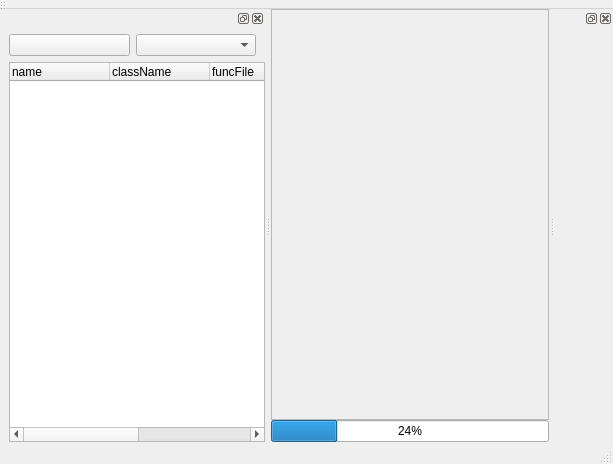
<?xml version="1.0" encoding="UTF-8"?>
<ui version="4.0">
 <class>MainWindow</class>
 <widget class="QMainWindow" name="MainWindow">
  <property name="geometry">
   <rect>
    <x>0</x>
    <y>0</y>
    <width>613</width>
    <height>464</height>
   </rect>
  </property>
  <property name="windowTitle">
   <string>MainWindow</string>
  </property>
  <property name="styleSheet">
   <string notr="true">QMenuBar {
	spacing: 2px; /* spacing between menu bar items */
    background-color: #F0F0F0;
}

QMenuBar::item {
    padding: 6px 10px 6px 10px;
    background: transparent;
	color:black;
}

QMenuBar::item:selected { /* when selected using mouse or keyboard */
    background: #E0DDDD;
	color:black;
	border-left:1px solid #BBB9B9;
	border-top:1px solid #BBB9B9;
	border-right:1px solid #BBB9B9;
}

QMenuBar::item:pressed {
    background: #E0DDDD;
	color:black;
}

QMenu {
    background-color: #E0DDDD; /* sets background of the menu */
    border-left:1px solid #BBB9B9;
	border-bottom:1px solid #BBB9B9;
	border-right:1px solid #BBB9B9;
}

QMenu::item {
    /* sets background of menu item. set this to something non-transparent
        if you want menu color and menu item color to be different */
    background-color: transparent;
}

QMenu::item:selected { /* when user selects item using mouse or keyboard */
    background-color: #567DBC;
}
QToolBar {
	background: #F0F0F0;
	spacing: 3px; 
	border-bottom:1 solid lightgray;
}</string>
  </property>
  <widget class="QWidget" name="centralWidget">
   <layout class="QGridLayout" name="gridLayout">
    <property name="leftMargin">
     <number>0</number>
    </property>
    <property name="topMargin">
     <number>0</number>
    </property>
    <property name="rightMargin">
     <number>0</number>
    </property>
    <property name="bottomMargin">
     <number>0</number>
    </property>
    <property name="spacing">
     <number>0</number>
    </property>
    <item row="1" column="0">
     <widget class="QProgressBar" name="progressBar">
      <property name="value">
       <number>24</number>
      </property>
      <property name="alignment">
       <set>Qt::AlignCenter</set>
      </property>
     </widget>
    </item>
    <item row="0" column="0">
     <widget class="QScrollArea" name="scrollArea">
      <property name="frameShadow">
       <enum>QFrame::Raised</enum>
      </property>
      <property name="widgetResizable">
       <bool>true</bool>
      </property>
      <widget class="QWidget" name="scrollAreaWidgetContents">
       <property name="geometry">
        <rect>
         <x>0</x>
         <y>0</y>
         <width>262</width>
         <height>382</height>
        </rect>
       </property>
       <layout class="QVBoxLayout" name="verticalLayout_3">
        <property name="spacing">
         <number>0</number>
        </property>
        <property name="leftMargin">
         <number>0</number>
        </property>
        <property name="topMargin">
         <number>0</number>
        </property>
        <property name="rightMargin">
         <number>0</number>
        </property>
        <property name="bottomMargin">
         <number>0</number>
        </property>
        <item>
         <widget class="QStackedWidget" name="stackedWidget">
          <property name="contextMenuPolicy">
           <enum>Qt::DefaultContextMenu</enum>
          </property>
          <widget class="QWidget" name="page"/>
          <widget class="QWidget" name="page_2"/>
         </widget>
        </item>
       </layout>
      </widget>
     </widget>
    </item>
   </layout>
  </widget>
  <widget class="QMenuBar" name="menuBar">
   <property name="geometry">
    <rect>
     <x>0</x>
     <y>0</y>
     <width>613</width>
     <height>30</height>
    </rect>
   </property>
   <property name="styleSheet">
    <string notr="true"/>
   </property>
   <property name="defaultUp">
    <bool>false</bool>
   </property>
   <property name="nativeMenuBar">
    <bool>false</bool>
   </property>
  </widget>
  <widget class="QToolBar" name="mainToolBar">
   <property name="styleSheet">
    <string notr="true"/>
   </property>
   <attribute name="toolBarArea">
    <enum>TopToolBarArea</enum>
   </attribute>
   <attribute name="toolBarBreak">
    <bool>false</bool>
   </attribute>
  </widget>
  <widget class="QStatusBar" name="statusBar"/>
  <widget class="QDockWidget" name="dock_wave">
   <property name="features">
    <set>QDockWidget::AllDockWidgetFeatures</set>
   </property>
   <attribute name="dockWidgetArea">
    <number>2</number>
   </attribute>
   <widget class="QWidget" name="dockWidgetContents_wave">
    <layout class="QVBoxLayout" name="verticalLayout_plot">
     <property name="spacing">
      <number>0</number>
     </property>
     <property name="leftMargin">
      <number>0</number>
     </property>
     <property name="topMargin">
      <number>0</number>
     </property>
     <property name="rightMargin">
      <number>0</number>
     </property>
     <property name="bottomMargin">
      <number>0</number>
     </property>
    </layout>
   </widget>
  </widget>
  <widget class="QDockWidget" name="dock_navigation">
   <property name="minimumSize">
    <size>
     <width>128</width>
     <height>132</height>
    </size>
   </property>
   <attribute name="dockWidgetArea">
    <number>1</number>
   </attribute>
   <widget class="QWidget" name="dockWidgetContents_navigation">
    <layout class="QVBoxLayout" name="verticalLayout_2">
     <property name="spacing">
      <number>6</number>
     </property>
     <property name="leftMargin">
      <number>9</number>
     </property>
     <property name="topMargin">
      <number>6</number>
     </property>
     <property name="rightMargin">
      <number>0</number>
     </property>
     <property name="bottomMargin">
      <number>0</number>
     </property>
     <item>
      <layout class="QVBoxLayout" name="verticalLayout">
       <item>
        <layout class="QHBoxLayout" name="horizontalLayout">
         <property name="rightMargin">
          <number>9</number>
         </property>
         <item>
          <widget class="QPushButton" name="btn_navigation">
           <property name="minimumSize">
            <size>
             <width>0</width>
             <height>0</height>
            </size>
           </property>
           <property name="text">
            <string/>
           </property>
           <property name="iconSize">
            <size>
             <width>16</width>
             <height>16</height>
            </size>
           </property>
          </widget>
         </item>
         <item>
          <widget class="QComboBox" name="combo_axis"/>
         </item>
        </layout>
       </item>
       <item>
        <widget class="QTreeWidget" name="treeWidget">
         <property name="styleSheet">
          <string notr="true">QTreeView {
      show-decoration-selected: 1;
}
QTreeView::item {
	border: 1px solid #d9d9d9;
	border-left-color: transparent;
	border-top-color: transparent;
	height:30px;
}
QTreeView::item:hover {
	background: qlineargradient(x1: 0, y1: 0, x2: 0, y2: 1, stop: 0 #e7effd, stop: 1 #cbdaf1);
	border: 1px solid #bfcde4;
	height:30px;
}
QTreeView::item:selected {
	border: 1px solid #567dbc;
	height:30px;
}
QTreeView::item:selected:active{
	background: #567DBC;
	height:30px;
}
QTreeView::item:selected:!active {
	background: #567DBC;
	height:30px;
}</string>
         </property>
         <column>
          <property name="text">
           <string notr="true">name</string>
          </property>
         </column>
         <column>
          <property name="text">
           <string>className</string>
          </property>
         </column>
         <column>
          <property name="text">
           <string>funcFile</string>
          </property>
         </column>
         <column>
          <property name="text">
           <string>uiIndex</string>
          </property>
         </column>
         <column>
          <property name="text">
           <string>global</string>
          </property>
         </column>
        </widget>
       </item>
      </layout>
     </item>
    </layout>
   </widget>
  </widget>
 </widget>
 <layoutdefault spacing="6" margin="11"/>
 <resources/>
 <connections/>
</ui>
